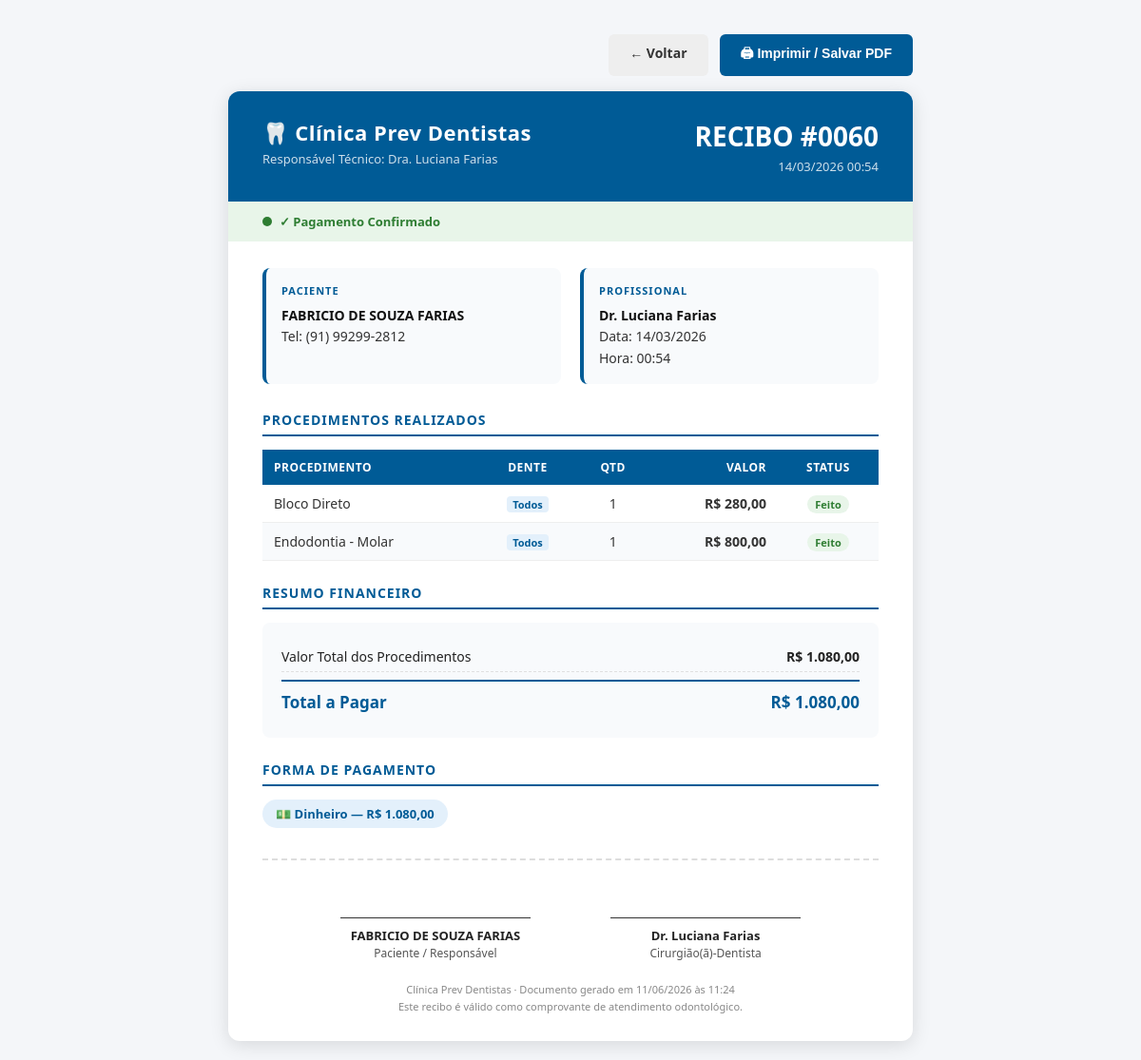
The page /public/?rota=recibo&id=60 (signed in) on the database its author committed.
### tables this page shows
CREATE TABLE IF NOT EXISTS `atendimentos` (
  `id` int NOT NULL AUTO_INCREMENT,
  `paciente_id` int NOT NULL,
  `id_dentista` int NOT NULL,
  `data_atendimento` datetime NOT NULL,
  `valor_total` decimal(10,2) DEFAULT '0.00',
  `taxa_cartao` decimal(10,2) DEFAULT '0.00',
  `valor_liquido_clinica` decimal(10,2) DEFAULT '0.00',
  `custo_auxiliar` decimal(10,2) NOT NULL DEFAULT '0.00',
  `comissao_dentista` decimal(10,2) DEFAULT '0.00',
  `status_pagamento` varchar(30) DEFAULT NULL,
  `url_arquivo` text,
  `criado_em` timestamp NULL DEFAULT CURRENT_TIMESTAMP,
  PRIMARY KEY (`id`),
  KEY `id_dentista` (`id_dentista`),
  KEY `paciente_id` (`paciente_id`)
);

CREATE TABLE IF NOT EXISTS `pacientes` (
  `id` int NOT NULL AUTO_INCREMENT,
  `nome` varchar(255) NOT NULL,
  `cpf` varchar(20) DEFAULT NULL,
  `data_nascimento` date DEFAULT NULL,
  `email` varchar(255) DEFAULT NULL,
  `telefone` varchar(20) DEFAULT NULL,
  `cep` varchar(10) DEFAULT NULL,
  `endereco` varchar(255) DEFAULT NULL,
  `numero` varchar(20) DEFAULT NULL,
  `complemento` varchar(100) DEFAULT NULL,
  `bairro` varchar(100) DEFAULT NULL,
  `cidade` varchar(100) DEFAULT NULL,
  `estado` varchar(2) DEFAULT NULL,
  `foto_paciente` varchar(255) DEFAULT NULL,
  `created_at` timestamp NULL DEFAULT CURRENT_TIMESTAMP,
  `updated_at` timestamp NULL DEFAULT CURRENT_TIMESTAMP ON UPDATE CURRENT_TIMESTAMP,
  PRIMARY KEY (`id`),
  UNIQUE KEY `cpf` (`cpf`)
);

CREATE TABLE IF NOT EXISTS `usuarios` (
  `id` int NOT NULL AUTO_INCREMENT,
  `nome` varchar(100) NOT NULL,
  `login` varchar(50) NOT NULL,
  `senha` varchar(255) NOT NULL,
  `perfil` enum('proprietario','recepcionista','dentista') NOT NULL,
  `criado_em` timestamp NULL DEFAULT CURRENT_TIMESTAMP,
  PRIMARY KEY (`id`),
  UNIQUE KEY `login` (`login`)
);

CREATE TABLE IF NOT EXISTS `atendimento_procedimentos` (
  `id` int NOT NULL AUTO_INCREMENT,
  `id_atendimento` int NOT NULL,
  `id_procedimento` int NOT NULL,
  `quantidade` int DEFAULT '1',
  `valor_procedimento` decimal(10,2) DEFAULT NULL,
  `custo_auxiliar` decimal(10,2) DEFAULT '0.00',
  `natureza` varchar(100) DEFAULT NULL,
  `url_arquivo` text,
  `local` varchar(100) DEFAULT NULL,
  `descricao` text,
  `status_execucao` varchar(15) DEFAULT NULL,
  `data_execucao` date DEFAULT NULL,
  PRIMARY KEY (`id`)
);

CREATE TABLE IF NOT EXISTS `procedimentos` (
  `id` int NOT NULL AUTO_INCREMENT,
  `nome` varchar(100) NOT NULL,
  `categoria` enum('geral','especializado','protese') NOT NULL,
  `tipo` text,
  `valor_base` decimal(10,2) DEFAULT NULL,
  PRIMARY KEY (`id`)
);

CREATE TABLE IF NOT EXISTS `atendimento_pagamentos` (
  `id` int NOT NULL AUTO_INCREMENT,
  `id_atendimento` int NOT NULL,
  `forma_pagamento` enum('dinheiro','pix','debito','credito') NOT NULL,
  `valor` decimal(10,2) NOT NULL,
  `qtd_parcelas` int DEFAULT '1',
  PRIMARY KEY (`id`),
  KEY `id_atendimento` (`id_atendimento`)
);

### src/Controller/ReciboController.php (called while the page is built, shortened)
<?php
class ReciboController
{
    private AtendimentoModel $model;
    public function __construct(private PDO $pdo)
    {
        $this->model = new AtendimentoModel($pdo);
    }
    public function gerar(): void
    {
        $id = (int)($_GET['id'] ?? 0);
        $atendimento  = $this->model->dadosCompletosParaRecibo($id);
        $procedimentos = $this->model->procedimentosDoRecibo($id);
        $pagamentos    = $this->model->pagamentosDoRecibo($id);
        require ROOT . '/src/View/recibo/gerar.php';
    }
}

### public/index.php (called while the page is built, shortened)
<?php
spl_autoload_register(function (string $class): void {
    $dirs = [
        ROOT . '/src/Controller/',
        ROOT . '/src/Model/',
    ];
    foreach ($dirs as $dir) {
        $file = $dir . $class . '.php';
        if (file_exists($file)) {
            return;
        }
    }
});
$rota = $_GET['rota'] ?? 'login';
[$controllerClass, $metodo, $perfis] = $rotas[$rota];
require_once ROOT . '/config/database.php';
$controller = new $controllerClass($pdo);
$controller->$metodo();

### src/Model/AtendimentoModel.php (called while the page is built, shortened)
<?php
class AtendimentoModel
{
    public function dadosCompletosParaRecibo(int $id): array|false
    {
        $stmt = $this->pdo->prepare("
            SELECT
                a.id, a.data_atendimento, a.valor_total,
                a.taxa_cartao, a.custo_auxiliar, a.comissao_dentista,
                a.valor_liquido_clinica, a.status_pagamento,
                p.nome  AS paciente_nome, p.cpf AS paciente_cpf,
                p.telefone AS paciente_telefone,
                u.nome  AS dentista_nome
            FROM atendimentos a
            JOIN pacientes p ON a.paciente_id  = p.id
            JOIN usuarios  u ON a.id_dentista  = u.id
            WHERE a.id = ?
        ");
        $stmt->execute([$id]);
        return $stmt->fetch();
    }
    public function procedimentosDoRecibo(int $atendimentoId): array
    {
        $stmt = $this->pdo->prepare("
            SELECT
                proc.nome   AS procedimento_nome,
                ap.quantidade,
                ap.valor_procedimento,
                ap.local,
                ap.status_execucao
            FROM atendimento_procedimentos ap
            JOIN procedimentos proc ON ap.id_procedimento = proc.id
            WHERE ap.id_atendimento = ?
            ORDER BY proc.nome ASC
        ");
        $stmt->execute([$atendimentoId]);
        return $stmt->fetchAll();
    }
    public function pagamentosDoRecibo(int $atendimentoId): array
    {
        $stmt = $this->pdo->prepare("
            SELECT forma_pagamento, valor, qtd_parcelas
            FROM atendimento_pagamentos
            WHERE id_atendimento = ?
            ORDER BY id ASC
        ");
        $stmt->execute([$atendimentoId]);
        return $stmt->fetchAll();
    }
}

### src/View/recibo/gerar.php (the view, shortened to what this page needs)
<!DOCTYPE html>
<html lang="pt-BR">
<head>
</head>
<body>
<div class="acoes-imprimir">
    <a href="javascript:history.back()" class="btn btn-voltar">← Voltar</a>
    <button onclick="window.print()" class="btn btn-print">🖨 Imprimir / Salvar PDF</button>
</div>
<div class="recibo-wrapper">
    <div class="recibo-header">
        <div>
            <div class="clinica-nome">🦷 Clínica Prev Dentistas</div>
            <div class="clinica-sub">Responsável Técnico: Dra. Luciana Farias</div>
        </div>
        <div class="recibo-num">
            <h2>RECIBO #<?= str_pad($atendimento['id'], 4, '0', STR_PAD_LEFT) ?></h2>
            <p><?= date('d/m/Y H:i', strtotime($atendimento['data_atendimento'])) ?></p>
        </div>
    </div>
    <?php
        $status = $atendimento['status_pagamento'];
        $statusClass = ($status === 'pago') ? 'pago' : 'pendente';
        $statusTexto = ($status === 'pago') ? '✓ Pagamento Confirmado' : '⏳ Pagamento Pendente';
    ?>
    <div class="status-bar <?= $statusClass ?>">
        <span class="status-dot"></span>
        <?= $statusTexto ?>
    </div>
    <div class="recibo-body">
        <div class="info-grid">
            <div class="info-box">
                <h4>Paciente</h4>
                <p>
                    <strong><?= htmlspecialchars($atendimento['paciente_nome']) ?></strong><br>
                    <?php if ($atendimento['paciente_telefone']): ?>
                        Tel: <?= htmlspecialchars($atendimento['paciente_telefone']) ?>
                    <?php endif; ?>
                </p>
            </div>
            <div class="info-box">
                <h4>Profissional</h4>
                <p>
                    <strong><?= htmlspecialchars($atendimento['dentista_nome']) ?></strong><br>
                    Data: <?= date('d/m/Y', strtotime($atendimento['data_atendimento'])) ?><br>
                    Hora: <?= date('H:i', strtotime($atendimento['data_atendimento'])) ?>
                </p>
            </div>
        </div>
        <h3 class="section-title">Procedimentos Realizados</h3>
        <table>
            <thead>
                <tr>
                    <th>Procedimento</th>
                    <th style="text-align:center;">Dente</th>
                    <th style="text-align:center;">Qtd</th>
                    <th style="text-align:right;">Valor</th>
                    <th style="text-align:center;">Status</th>
                </tr>
            </thead>
            <tbody>
                <?php if (empty($procedimentos)): ?>
                    <tr><td colspan="5" style="text-align:center; color:#888; padding:20px;">Nenhum procedimento registrado.</td></tr>
                <?php else: ?>
                    <?php foreach ($procedimentos as $proc): ?>
                    <tr>
                        <td><?= htmlspecialchars($proc['procedimento_nome']) ?></td>
                        <td style="text-align:center;">
                            <?php if ($proc['local']): ?>
                                <span class="dente-badge"><?= htmlspecialchars($proc['local']) ?></span>
                            <?php else: ?>
                                <span style="color:#aaa;">—</span>
                            <?php endif; ?>
                        </td>
                        <td style="text-align:center;"><?= (int)$proc['quantidade'] ?></td>
                        <td class="valor">R$ <?= number_format($proc['valor_procedimento'], 2, ',', '.') ?></td>
                        <td style="text-align:center;">
                            <?php
                                $sc = $proc['status_execucao'];
                                $sl = ['feito' => 'Feito', 'pendente' => 'Pendente', 'finalizado' => 'Finalizado'];
                            ?>
                            <span class="status-proc <?= $sc ?>"><?= $sl[$sc] ?? ucfirst($sc) ?></span>
                        </td>
                    </tr>
                    <?php endforeach; ?>
                <?php endif; ?>
            </tbody>
        </table>
        <h3 class="section-title">Resumo Financeiro</h3>
        <div class="financeiro-box">
            <div class="fin-row">
                <span>Valor Total dos Procedimentos</span>
                <strong>R$ <?= number_format($atendimento['valor_total'], 2, ',', '.') ?></strong>
            </div>
            <div class="fin-row total">
                <span>Total a Pagar</span>
                <strong>R$ <?= number_format($atendimento['valor_total'], 2, ',', '.') ?></strong>
            </div>
        </div>
        <?php if (!empty($pagamentos)): ?>
        <h3 class="section-title">Forma de Pagamento</h3>
        <div class="pagamentos-grid">
            <?php
                $formasLabel = [
                    'dinheiro' => '💵 Dinheiro',
                    'pix'      => '⚡ PIX',
                    'debito'   => '💳 Débito',
                    'credito'  => '💳 Crédito',
                ];
            ?>
            <?php foreach ($pagamentos as $pag): ?>
                <div class="pagamento-chip">
                    <?= $formasLabel[$pag['forma_pagamento']] ?? ucfirst($pag['forma_pagamento']) ?>
                    — R$ <?= number_format($pag['valor'], 2, ',', '.') ?>
                </div>
            <?php endforeach; ?>
        </div>
        <?php endif; ?>
        <div class="recibo-footer">
            <div class="assinatura-box">
                <div class="linha"></div>
                <strong><?= htmlspecialchars($atendimento['paciente_nome']) ?></strong>
                <p>Paciente / Responsável</p>
            </div>
            <div class="assinatura-box">
                <div class="linha"></div>
                <strong><?= htmlspecialchars($atendimento['dentista_nome']) ?></strong>
                <p>Cirurgião(ã)-Dentista</p>
            </div>
        </div>
        <p class="recibo-obs">
            Clínica Prev Dentistas · Documento gerado em <?= date('d/m/Y \à\s H:i') ?><br>
            Este recibo é válido como comprovante de atendimento odontológico.
        </p>
    </div>
</div>
</body>
</html>

### src/View/recibo/gerar.php (style rules this page uses)
* { box-sizing: border-box; margin: 0; padding: 0; }
body { font-family: 'Segoe UI', Arial, sans-serif; background: #f4f6f9; color: #222; padding: 20px; }
.recibo-wrapper { max-width: 720px; margin: 0 auto; background: #fff; border-radius: 12px; box-shadow: 0 4px 20px rgba(0,0,0,.12); overflow: hidden; }
.recibo-header { background: #005b96; color: #fff; padding: 28px 36px; display: flex; justify-content: space-between; align-items: flex-start; }
.recibo-header .clinica-nome { font-size: 22px; font-weight: 700; letter-spacing: .5px; }
.recibo-header .clinica-sub { font-size: 13px; opacity: .8; margin-top: 4px; }
.recibo-header .recibo-num { text-align: right; }
.recibo-header .recibo-num h2 { font-size: 28px; font-weight: 800; }
.recibo-header .recibo-num p { font-size: 13px; opacity: .8; margin-top: 4px; }
.status-bar { padding: 12px 36px; font-size: 13px; font-weight: 600; display: flex; align-items: center; gap: 8px; }
.status-bar.pago { background: #e8f5e9; color: #2e7d32; }
.status-dot { width: 10px; height: 10px; border-radius: 50%; display: inline-block; }
.pago .status-dot { background: #2e7d32; }
.recibo-body { padding: 28px 36px; }
.info-grid { display: grid; grid-template-columns: 1fr 1fr; gap: 20px; margin-bottom: 28px; }
.info-box { background: #f8fafc; border-radius: 8px; padding: 16px; border-left: 4px solid #005b96; }
.info-box h4 { font-size: 11px; text-transform: uppercase; letter-spacing: 1px; color: #005b96; margin-bottom: 8px; }
.info-box p { font-size: 14px; line-height: 1.6; color: #333; }
.info-box strong { color: #111; }
h3.section-title { font-size: 14px; text-transform: uppercase; letter-spacing: 1px; color: #005b96; border-bottom: 2px solid #005b96; padding-bottom: 6px; margin-bottom: 14px; }
table { width: 100%; border-collapse: collapse; margin-bottom: 24px; font-size: 14px; }
thead th { background: #005b96; color: #fff; padding: 10px 12px; text-align: left; font-weight: 600; font-size: 12px; text-transform: uppercase; letter-spacing: .5px; }
tbody tr:nth-child(even) { background: #f8fafc; }
tbody td { padding: 10px 12px; border-bottom: 1px solid #eee; color: #333; }
tbody td.valor { text-align: right; font-weight: 600; }
.dente-badge { display: inline-block; background: #e3f0fb; color: #005b96; border-radius: 4px; padding: 1px 6px; font-size: 11px; font-weight: 700; }
.status-proc { font-size: 11px; padding: 2px 8px; border-radius: 20px; font-weight: 600; }
.status-proc.feito { background: #e8f5e9; color: #2e7d32; }
.financeiro-box { background: #f8fafc; border-radius: 8px; padding: 20px; margin-bottom: 24px; }
.fin-row { display: flex; justify-content: space-between; padding: 6px 0; font-size: 14px; border-bottom: 1px dashed #e0e0e0; }
.fin-row:last-child { border-bottom: none; }
.fin-row.total { font-size: 17px; font-weight: 700; color: #005b96; border-top: 2px solid #005b96; margin-top: 8px; padding-top: 10px; }
.pagamentos-grid { display: flex; flex-wrap: wrap; gap: 10px; margin-bottom: 24px; }
.pagamento-chip { background: #e3f0fb; color: #005b96; border-radius: 20px; padding: 6px 14px; font-size: 13px; font-weight: 600; }
.recibo-footer { margin-top: 32px; padding-top: 20px; border-top: 2px dashed #ddd; text-align: center; }
.assinatura-box { display: inline-block; margin: 0 40px; text-align: center; }
.assinatura-box .linha { width: 200px; border-top: 1px solid #333; margin: 40px auto 6px; }
.assinatura-box p { font-size: 12px; color: #555; }
.assinatura-box strong { font-size: 13px; color: #222; }
.recibo-obs { margin-top: 20px; font-size: 11px; color: #888; text-align: center; line-height: 1.6; }
.acoes-imprimir { max-width: 720px; margin: 16px auto; display: flex; gap: 12px; justify-content: flex-end; }
.btn { padding: 10px 22px; border-radius: 6px; font-size: 14px; font-weight: 600; cursor: pointer; border: none; text-decoration: none; display: inline-block; }
.btn-print { background: #005b96; color: #fff; }
.btn-voltar { background: #eee; color: #333; }

### rows shown on the page
atendimentos: id "0060", data_atendimento "14/03/2026 00:54", status_pagamento "✓ Pagamento Confirmado", paciente.nome "FABRICIO DE SOUZA FARIAS", paciente.telefone "(91) 99299-2812", usuarios.nome "Dr. Luciana Farias", data_atendimento "14/03/2026", data_atendimento "00:54", valor_total "1.080,00"
atendimento_procedimentos: id_procedimento.nome "Bloco Direto", local "Todos", quantidade "1", valor_procedimento "280,00", status_execucao "Feito"
atendimento_procedimentos: id_procedimento.nome "Endodontia - Molar", local "Todos", quantidade "1", valor_procedimento "800,00", status_execucao "Feito"
atendimento_pagamentos: forma_pagamento "💵 Dinheiro", valor "1.080,00"
